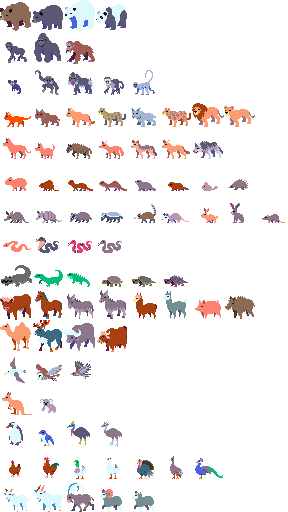
#> input picture animals.png, 288 x 512 px
$ python ingest.py ../.. out.png
#> lines starting #> are read from the running program, lines starting #| are printed output that depends on the picture
import sys
import os
import numpy as np
from PIL import Image


def main():
    if len(sys.argv) != 3:
        print("Usage: python ingest.py <input_dir> <output_file.npy>")
        sys.exit(1)

    input_dir = sys.argv[1]
    output_file = sys.argv[2]

    if not os.path.isdir(input_dir):
        print(f"Error: Directory '{input_dir}' does not exist.")
        sys.exit(1)

    output_dir = os.path.dirname(output_file)
    if output_dir:
        os.makedirs(output_dir, exist_ok=True)

    target_size = (32, 32)
    dataset_list = []
    processed_count = 0
    skipped_count = 0

    print(f"Scanning directory '{input_dir}' for .png files...")

    for filename in sorted(os.listdir(input_dir)):
        if not filename.lower().endswith(".png"):
            continue

        filepath = os.path.join(input_dir, filename)

        try:
            with Image.open(filepath) as img:
#> img is the input picture: PIL image 288x512 P; mean R, G, B, A 110.8, 89.3, 89.4, 37.6
                img = img.convert("RGBA")

                if img.size != target_size:
                    img = img.resize(
                        target_size, resample=Image.Resampling.NEAREST)
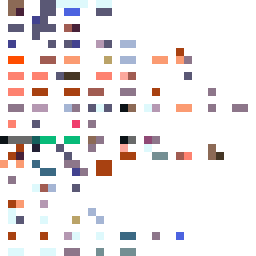
#> img: PIL image 32x32 RGBA (shown 8 times larger); mean R, G, B, A 110.9, 89.9, 90.3, 43.6; transparent parts drawn white

                img_array = np.array(img, dtype=np.float32)
                img_array = img_array / 255.0

                dataset_list.append(img_array)
                processed_count += 1

        except Exception as e:
            print(f"Warning: Failed to process '{filename}'. Reason: {e}")
            skipped_count += 1

    if processed_count == 0:
        print("Error: No valid .png files found to process.")
        sys.exit(1)

    print("Stacking arrays into a single dataset block...")
    full_dataset = np.stack(dataset_list, axis=0)

    print(f"Saving dataset to '{output_file}'...")
    np.save(output_file, full_dataset)

    print("\n=== Ingestion Complete ===")
    print(f"Sprites processed : {processed_count}")
    print(f"Sprites skipped   : {skipped_count}")
    print(
        f"Final Tensor Shape: {full_dataset.shape}  # (Batch, Height, Width, Channels)")
#| Final Tensor Shape: (1, 32, 32, 4)  # (Batch, Height, Width, Channels)
    print(f"Data type         : {full_dataset.dtype}")
#| Data type         : float32
    print(f"Min Value         : {np.min(full_dataset):.2f}")
#| Min Value         : 0.00
    print(f"Max Value         : {np.max(full_dataset):.2f}")
#| Max Value         : 1.00


if __name__ == "__main__":
    main()
